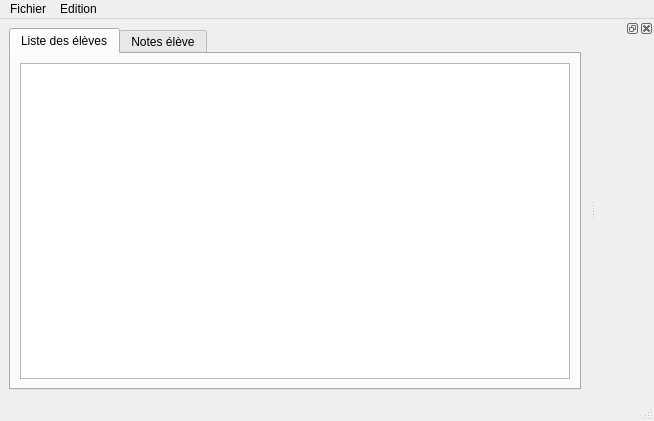
<?xml version="1.0" encoding="UTF-8"?>
<ui version="4.0">
 <class>MainWindow</class>
 <widget class="QMainWindow" name="MainWindow">
  <property name="geometry">
   <rect>
    <x>0</x>
    <y>0</y>
    <width>654</width>
    <height>421</height>
   </rect>
  </property>
  <property name="contextMenuPolicy">
   <enum>Qt::CustomContextMenu</enum>
  </property>
  <property name="windowTitle">
   <string>MainWindow</string>
  </property>
  <widget class="QWidget" name="centralwidget">
   <layout class="QGridLayout" name="gridLayout_2">
    <item row="0" column="0">
     <widget class="QTabWidget" name="tabWidget">
      <property name="currentIndex">
       <number>0</number>
      </property>
      <widget class="QWidget" name="Table_Eleve">
       <attribute name="title">
        <string>Liste des élèves</string>
       </attribute>
       <layout class="QGridLayout" name="gridLayout_3">
        <item row="0" column="0">
         <widget class="QTableWidget" name="Tableau_Eleve">
          <property name="contextMenuPolicy">
           <enum>Qt::CustomContextMenu</enum>
          </property>
         </widget>
        </item>
       </layout>
      </widget>
      <widget class="QWidget" name="Table_Eleve_2">
       <attribute name="title">
        <string>Notes élève</string>
       </attribute>
       <layout class="QGridLayout" name="gridLayout">
        <item row="0" column="0">
         <widget class="QTableWidget" name="Tableau_Note"/>
        </item>
       </layout>
      </widget>
     </widget>
    </item>
   </layout>
  </widget>
  <widget class="QMenuBar" name="menubar">
   <property name="geometry">
    <rect>
     <x>0</x>
     <y>0</y>
     <width>654</width>
     <height>26</height>
    </rect>
   </property>
   <widget class="QMenu" name="menuFichier">
    <property name="title">
     <string>Fichier</string>
    </property>
    <widget class="QMenu" name="menuNouveau">
     <property name="title">
      <string>Nouveau ...</string>
     </property>
     <addaction name="actionAdministrateur"/>
     <addaction name="actionProfesseur"/>
     <addaction name="actionEl_ve"/>
    </widget>
    <addaction name="menuNouveau"/>
    <addaction name="actionOuvrir"/>
    <addaction name="actionFermer"/>
    <addaction name="actionEnregistrer"/>
    <addaction name="separator"/>
    <addaction name="actionQuitter"/>
   </widget>
   <widget class="QMenu" name="menuEdition">
    <property name="title">
     <string>Edition</string>
    </property>
    <addaction name="actionAjouter"/>
    <addaction name="actionSupprimer"/>
    <addaction name="actionModifier"/>
    <addaction name="separator"/>
    <addaction name="actionPr_c_dent"/>
    <addaction name="actionR_tablir"/>
   </widget>
   <addaction name="menuFichier"/>
   <addaction name="menuEdition"/>
  </widget>
  <widget class="QStatusBar" name="statusbar"/>
  <widget class="QDockWidget" name="Dock_Coordonees">
   <attribute name="dockWidgetArea">
    <number>2</number>
   </attribute>
   <widget class="QWidget" name="dockWidgetContents"/>
  </widget>
  <action name="actionOuvrir">
   <property name="text">
    <string>Ouvrir</string>
   </property>
   <property name="shortcut">
    <string>Ctrl+O</string>
   </property>
  </action>
  <action name="actionFermer">
   <property name="text">
    <string>Fermer</string>
   </property>
   <property name="shortcut">
    <string>Ctrl+W</string>
   </property>
  </action>
  <action name="actionEnregistrer">
   <property name="text">
    <string>Enregistrer</string>
   </property>
   <property name="shortcut">
    <string>Ctrl+S</string>
   </property>
  </action>
  <action name="actionAjouter">
   <property name="text">
    <string>Ajouter</string>
   </property>
   <property name="shortcut">
    <string>Ctrl+A</string>
   </property>
  </action>
  <action name="actionSupprimer">
   <property name="text">
    <string>Supprimer</string>
   </property>
  </action>
  <action name="actionModifier">
   <property name="text">
    <string>Modifier</string>
   </property>
  </action>
  <action name="actionPr_c_dent">
   <property name="text">
    <string>Précédent</string>
   </property>
   <property name="shortcut">
    <string>Ctrl+Z</string>
   </property>
  </action>
  <action name="actionAdministrateur">
   <property name="text">
    <string>Administrateur</string>
   </property>
   <property name="shortcut">
    <string>Ctrl+Shift+A</string>
   </property>
  </action>
  <action name="actionProfesseur">
   <property name="text">
    <string>Professeur</string>
   </property>
   <property name="shortcut">
    <string>Ctrl+Shift+P</string>
   </property>
  </action>
  <action name="actionEl_ve">
   <property name="text">
    <string>Elève</string>
   </property>
   <property name="shortcut">
    <string>Ctrl+Shift+E</string>
   </property>
  </action>
  <action name="actionQuitter">
   <property name="text">
    <string>Quitter</string>
   </property>
   <property name="shortcut">
    <string>Ctrl+Q</string>
   </property>
  </action>
  <action name="actionR_tablir">
   <property name="text">
    <string>Rétablir</string>
   </property>
   <property name="shortcut">
    <string>Ctrl+Y</string>
   </property>
  </action>
 </widget>
 <resources/>
 <connections/>
</ui>
